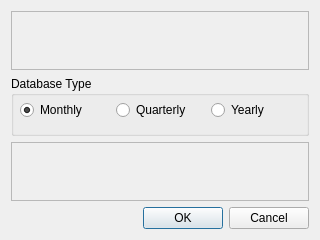
<?xml version="1.0" encoding="UTF-8"?>
<ui version="4.0">
 <class>Dialog</class>
 <widget class="QDialog" name="Dialog">
  <property name="geometry">
   <rect>
    <x>0</x>
    <y>0</y>
    <width>320</width>
    <height>240</height>
   </rect>
  </property>
  <property name="sizePolicy">
   <sizepolicy hsizetype="Fixed" vsizetype="Fixed">
    <horstretch>0</horstretch>
    <verstretch>0</verstretch>
   </sizepolicy>
  </property>
  <property name="windowTitle">
   <string>Get Database Start Date</string>
  </property>
  <layout class="QGridLayout" name="gridLayout">
   <item row="1" column="0">
    <widget class="QDialogButtonBox" name="buttonBox">
     <property name="orientation">
      <enum>Qt::Horizontal</enum>
     </property>
     <property name="standardButtons">
      <set>QDialogButtonBox::Cancel|QDialogButtonBox::Ok</set>
     </property>
    </widget>
   </item>
   <item row="0" column="0">
    <layout class="QGridLayout" name="gridLayout_3">
     <item row="2" column="0">
      <widget class="QFrame" name="frame_2">
       <property name="frameShape">
        <enum>QFrame::StyledPanel</enum>
       </property>
       <property name="frameShadow">
        <enum>QFrame::Raised</enum>
       </property>
      </widget>
     </item>
     <item row="1" column="0">
      <widget class="QGroupBox" name="radioGroup">
       <property name="title">
        <string>Database Type</string>
       </property>
       <widget class="QWidget" name="horizontalLayoutWidget">
        <property name="geometry">
         <rect>
          <x>9</x>
          <y>19</y>
          <width>281</width>
          <height>31</height>
         </rect>
        </property>
        <layout class="QHBoxLayout" name="horizontalLayout">
         <item>
          <widget class="QRadioButton" name="radio_Monthly">
           <property name="toolTip">
            <string>&lt;html&gt;&lt;head/&gt;&lt;body&gt;&lt;p&gt;Dates are in &amp;quot;MM/YYYY&amp;quot; form&lt;/p&gt;&lt;/body&gt;&lt;/html&gt;</string>
           </property>
           <property name="text">
            <string>Monthly</string>
           </property>
           <property name="checked">
            <bool>true</bool>
           </property>
          </widget>
         </item>
         <item>
          <widget class="QRadioButton" name="radio_Quarterly">
           <property name="toolTip">
            <string>&lt;html&gt;&lt;head/&gt;&lt;body&gt;&lt;p&gt;Dates are in &amp;quot;QQ YYYY&amp;quot; form&lt;/p&gt;&lt;/body&gt;&lt;/html&gt;</string>
           </property>
           <property name="text">
            <string>Quarterly</string>
           </property>
          </widget>
         </item>
         <item>
          <widget class="QRadioButton" name="radio_Yearly">
           <property name="toolTip">
            <string>&lt;html&gt;&lt;head/&gt;&lt;body&gt;&lt;p&gt;Dates are in &amp;quot;YYYY&amp;quot; form&lt;/p&gt;&lt;/body&gt;&lt;/html&gt;</string>
           </property>
           <property name="text">
            <string>Yearly</string>
           </property>
          </widget>
         </item>
        </layout>
       </widget>
      </widget>
     </item>
     <item row="0" column="0">
      <widget class="QFrame" name="frame">
       <property name="frameShape">
        <enum>QFrame::StyledPanel</enum>
       </property>
       <property name="frameShadow">
        <enum>QFrame::Raised</enum>
       </property>
      </widget>
     </item>
    </layout>
   </item>
  </layout>
 </widget>
 <tabstops>
  <tabstop>radio_Monthly</tabstop>
  <tabstop>radio_Quarterly</tabstop>
  <tabstop>radio_Yearly</tabstop>
  <tabstop>buttonBox</tabstop>
 </tabstops>
 <resources/>
 <connections>
  <connection>
   <sender>buttonBox</sender>
   <signal>accepted()</signal>
   <receiver>Dialog</receiver>
   <slot>accept()</slot>
   <hints>
    <hint type="sourcelabel">
     <x>257</x>
     <y>230</y>
    </hint>
    <hint type="destinationlabel">
     <x>157</x>
     <y>239</y>
    </hint>
   </hints>
  </connection>
  <connection>
   <sender>buttonBox</sender>
   <signal>rejected()</signal>
   <receiver>Dialog</receiver>
   <slot>reject()</slot>
   <hints>
    <hint type="sourcelabel">
     <x>310</x>
     <y>230</y>
    </hint>
    <hint type="destinationlabel">
     <x>286</x>
     <y>239</y>
    </hint>
   </hints>
  </connection>
 </connections>
</ui>
